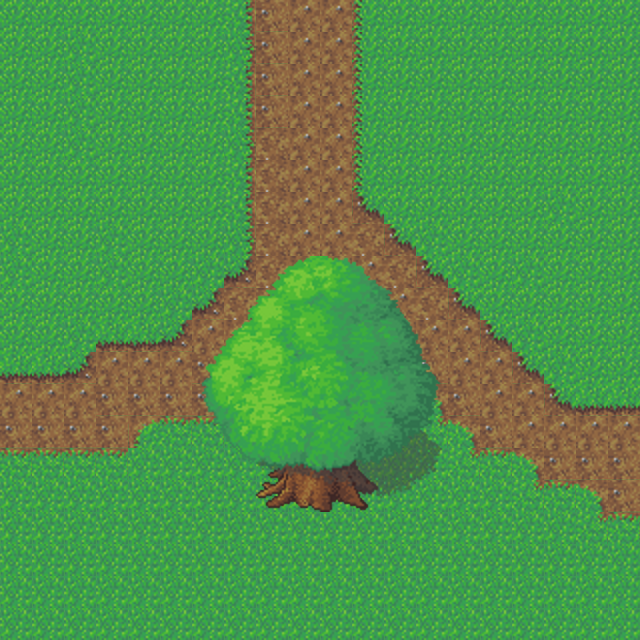

This is a level from a 2D game, rendered from its Tiled map with the project's own tilesets. A one-line summary and the map file follow, with tile-layer data summarised:
An orthogonal 20x20 tile map with 32x32 px tiles, 3 tile layers (Background, Foreground, Top), 3 tilesets and 1 object.

<map version="1.0" orientation="orthogonal" renderorder="right-down" width="20" height="20" tilewidth="32" tileheight="32" nextobjectid="3">
 <tileset firstgid="1" name="grass-tiles-2-small" tilewidth="32" tileheight="32" tilecount="72" columns="12">
  <image source="grass-tiles-2-small.png" width="384" height="192" />
 </tileset>
 <tileset firstgid="73" name="tree2-final" tilewidth="32" tileheight="32" tilecount="64" columns="8">
  <image source="tree2-final.png" width="256" height="256" />
 </tileset>
 <tileset firstgid="137" name="tree2-final" tilewidth="256" tileheight="256" tilecount="1" columns="1">
  <image source="tree2-final.png" width="256" height="256" />
 </tileset>
 <layer name="Background" width="20" height="20">
  <data>[400 cells, 400 non-empty, 16 distinct tile ids]</data>
 </layer>
 <layer name="Foreground" width="20" height="20">
  <data>[400 cells, 16 non-empty, 16 distinct tile ids]</data>
 </layer>
 <layer name="Top" width="20" height="20">
  <data>[400 cells, 48 non-empty, 48 distinct tile ids]</data>
 </layer>
 <objectgroup name="Collision" offsetx="-6" offsety="-19">
  <object id="1" x="264" y="499" width="114" height="30" />
 </objectgroup>
</map>
